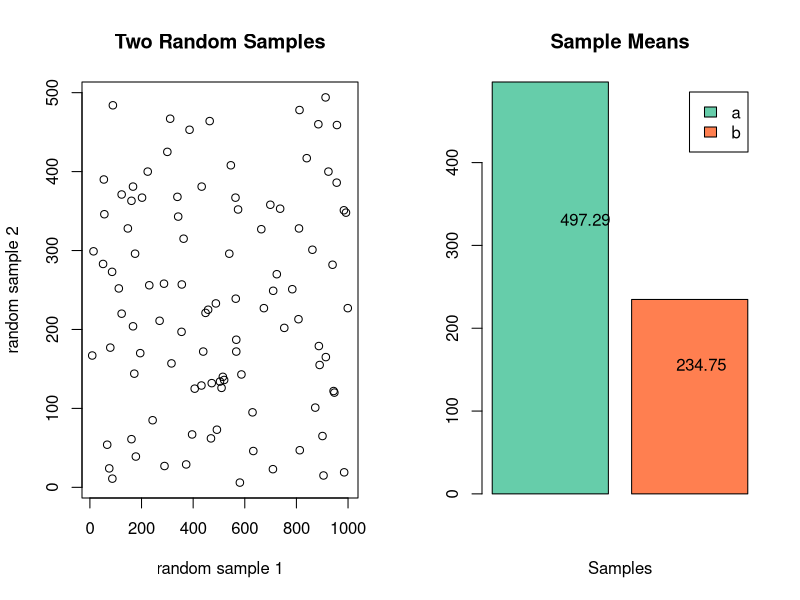

Source code (R):
## ---- chunk 1
#Updates with every call
a <- sample(1:1000,100,replace=T)
b <- sample(0:500,100,replace=T)
e <- c(mean(a),mean(b))
par(mfrow=c(1,2))
plot(a,b,main="Two Random Samples",xlab="random sample 1",ylab="random sample 2")
barplot(e,main="Sample Means",xlab="Samples"
        ,col=c("aquamarine3","coral"),beside=TRUE,legend=c("a","b"))
text(1,mean(a)*2/3,mean(a))
text(2,mean(b)*2/3,mean(b))
